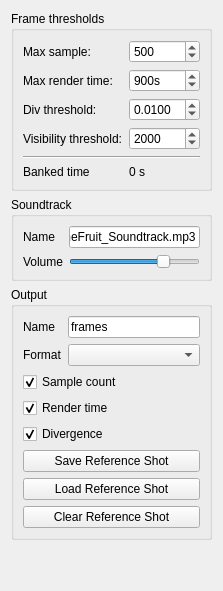
        <widget class="QWidget" name="animationTab">
         <attribute name="title">
          <string>Animation</string>
         </attribute>
         <layout class="QVBoxLayout" name="verticalLayout_11">
          <item>
           <widget class="QGroupBox" name="frameThresholdsGroup">
            <property name="title">
             <string>Frame thresholds</string>
            </property>
            <layout class="QFormLayout" name="formLayout_4">
             <item row="0" column="0">
              <widget class="QLabel" name="maxSampleLabel">
               <property name="text">
                <string>Max sample:</string>
               </property>
              </widget>
             </item>
             <item row="0" column="1">
              <widget class="QSpinBox" name="maxSampleSpin">
               <property name="minimum">
                <number>1</number>
               </property>
               <property name="maximum">
                <number>65536</number>
               </property>
               <property name="value">
                <number>500</number>
               </property>
              </widget>
             </item>
             <item row="1" column="0">
              <widget class="QLabel" name="maxTimeLabel">
               <property name="text">
                <string>Max render time:</string>
               </property>
              </widget>
             </item>
             <item row="1" column="1">
              <widget class="QSpinBox" name="maxTimeSpin">
               <property name="suffix">
                <string>s</string>
               </property>
               <property name="maximum">
                <number>3600</number>
               </property>
               <property name="value">
                <number>900</number>
               </property>
              </widget>
             </item>
             <item row="2" column="0">
              <widget class="QLabel" name="divThresholdLabel">
               <property name="text">
                <string>Div threshold:</string>
               </property>
              </widget>
             </item>
             <item row="2" column="1">
              <widget class="QDoubleSpinBox" name="divThresholdSpin">
               <property name="decimals">
                <number>4</number>
               </property>
               <property name="maximum">
                <double>1.000000000000000</double>
               </property>
               <property name="singleStep">
                <double>0.000100000000000</double>
               </property>
               <property name="value">
                <double>0.010000000000000</double>
               </property>
              </widget>
             </item>
             <item row="4" column="0" colspan="2">
              <widget class="Line" name="line">
               <property name="orientation">
                <enum>Qt::Horizontal</enum>
               </property>
              </widget>
             </item>
             <item row="5" column="0">
              <widget class="QLabel" name="bankedTimeTitleLabel">
               <property name="text">
                <string>Banked time</string>
               </property>
              </widget>
             </item>
             <item row="5" column="1">
              <widget class="QLabel" name="bankedTimeValueLabel">
               <property name="text">
                <string>0 s</string>
               </property>
              </widget>
             </item>
             <item row="3" column="0">
              <widget class="QLabel" name="visibilityThresholdLabel">
               <property name="text">
                <string>Visibility threshold:</string>
               </property>
              </widget>
             </item>
             <item row="3" column="1">
              <widget class="QSpinBox" name="visibilityThresholdSpin">
               <property name="minimum">
                <number>-999999</number>
               </property>
               <property name="maximum">
                <number>999999</number>
               </property>
               <property name="value">
                <number>2000</number>
               </property>
              </widget>
             </item>
            </layout>
           </widget>
          </item>
          <item>
           <widget class="QGroupBox" name="soundtrackGroup">
            <property name="title">
             <string>Soundtrack</string>
            </property>
            <layout class="QFormLayout" name="formLayout_6">
             <item row="0" column="0">
              <widget class="QLabel" name="soundtrackNameLabel">
               <property name="text">
                <string>Name</string>
               </property>
              </widget>
             </item>
             <item row="0" column="1">
              <widget class="QLineEdit" name="soundtrackNameEdit">
               <property name="text">
                <string>TheFruit_Soundtrack.mp3</string>
               </property>
              </widget>
             </item>
             <item row="1" column="0">
              <widget class="QLabel" name="soundtrackVolumeLabel">
               <property name="text">
                <string>Volume</string>
               </property>
              </widget>
             </item>
             <item row="1" column="1">
              <widget class="QSlider" name="soundtrackVolumeSlider">
               <property name="maximum">
                <number>100</number>
               </property>
               <property name="value">
                <number>75</number>
               </property>
               <property name="orientation">
                <enum>Qt::Horizontal</enum>
               </property>
              </widget>
             </item>
            </layout>
           </widget>
          </item>
          <item>
           <widget class="QGroupBox" name="animOutputGroup">
            <property name="title">
             <string>Output</string>
            </property>
            <layout class="QFormLayout" name="formLayout_5">
             <item row="0" column="0">
              <widget class="QLabel" name="animNameLabel">
               <property name="text">
                <string>Name</string>
               </property>
              </widget>
             </item>
             <item row="0" column="1">
              <widget class="QLineEdit" name="animNameEdit">
               <property name="text">
                <string>frames</string>
               </property>
              </widget>
             </item>
             <item row="1" column="0">
              <widget class="QLabel" name="outputFormatLabel">
               <property name="text">
                <string>Format</string>
               </property>
              </widget>
             </item>
             <item row="1" column="1">
              <widget class="QComboBox" name="outputFormatCombo"/>
             </item>
             <item row="2" column="0" colspan="2">
              <widget class="QCheckBox" name="animNameSampleCountCheck">
               <property name="text">
                <string>Sample count</string>
               </property>
               <property name="checked">
                <bool>true</bool>
               </property>
              </widget>
             </item>
             <item row="3" column="0" colspan="2">
              <widget class="QCheckBox" name="animNameRenderTimeCheck">
               <property name="text">
                <string>Render time</string>
               </property>
               <property name="checked">
                <bool>true</bool>
               </property>
              </widget>
             </item>
             <item row="4" column="0" colspan="2">
              <widget class="QCheckBox" name="animNameDivergenceCheck">
               <property name="text">
                <string>Divergence</string>
               </property>
               <property name="checked">
                <bool>true</bool>
               </property>
              </widget>
             </item>
             <item row="5" column="0" colspan="2">
              <widget class="QPushButton" name="saveReferenceShotButton">
               <property name="text">
                <string>Save Reference Shot</string>
               </property>
              </widget>
             </item>
             <item row="6" column="0" colspan="2">
              <widget class="QPushButton" name="loadReferenceShotButton">
               <property name="text">
                <string>Load Reference Shot</string>
               </property>
              </widget>
             </item>
             <item row="7" column="0" colspan="2">
              <widget class="QPushButton" name="clearReferenceShotButton">
               <property name="text">
                <string>Clear Reference Shot</string>
               </property>
              </widget>
             </item>
            </layout>
           </widget>
          </item>
          <item>
           <spacer name="verticalSpacer">
            <property name="orientation">
             <enum>Qt::Vertical</enum>
            </property>
            <property name="sizeHint" stdset="0">
             <size>
              <width>20</width>
              <height>40</height>
             </size>
            </property>
           </spacer>
          </item>
         </layout>
        </widget>
